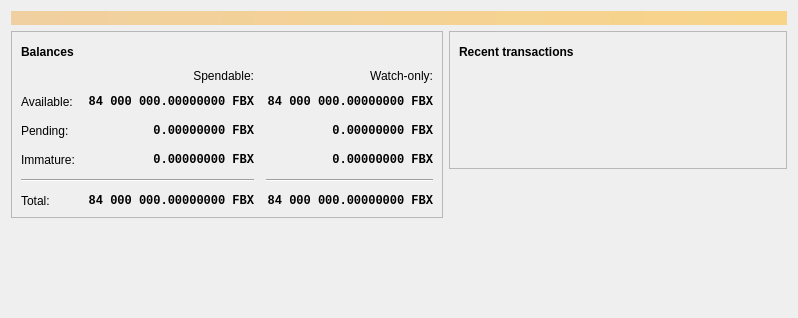
<?xml version="1.0" encoding="UTF-8"?>
<ui version="4.0">
 <class>OverviewPage</class>
 <widget class="QWidget" name="OverviewPage">
  <property name="geometry">
   <rect>
    <x>0</x>
    <y>0</y>
    <width>798</width>
    <height>318</height>
   </rect>
  </property>
  <property name="windowTitle">
   <string>Form</string>
  </property>
  <layout class="QVBoxLayout" name="topLayout">
   <item>
    <widget class="QLabel" name="labelAlerts">
     <property name="visible">
      <bool>false</bool>
     </property>
     <property name="styleSheet">
      <string notr="true">QLabel { background-color: qlineargradient(x1: 0, y1: 0, x2: 1, y2: 0, stop:0 #F0D0A0, stop:1 #F8D488); color:#000000; }</string>
     </property>
     <property name="wordWrap">
      <bool>true</bool>
     </property>
     <property name="margin">
      <number>3</number>
     </property>
     <property name="textInteractionFlags">
      <set>Qt::TextSelectableByMouse</set>
     </property>
    </widget>
   </item>
   <item>
    <layout class="QHBoxLayout" name="horizontalLayout" stretch="1,1">
     <item>
      <layout class="QVBoxLayout" name="verticalLayout_2">
       <item>
        <widget class="QFrame" name="frame">
         <property name="frameShape">
          <enum>QFrame::StyledPanel</enum>
         </property>
         <property name="frameShadow">
          <enum>QFrame::Raised</enum>
         </property>
         <layout class="QVBoxLayout" name="verticalLayout_4">
          <item>
           <layout class="QHBoxLayout" name="horizontalLayout_4">
            <item>
             <widget class="QLabel" name="label_5">
              <property name="font">
               <font>
                <weight>75</weight>
                <bold>true</bold>
               </font>
              </property>
              <property name="text">
               <string>Balances</string>
              </property>
             </widget>
            </item>
            <item>
             <widget class="QPushButton" name="labelWalletStatus">
              <property name="enabled">
               <bool>true</bool>
              </property>
              <property name="maximumSize">
               <size>
                <width>30</width>
                <height>16777215</height>
               </size>
              </property>
              <property name="toolTip">
               <string>The displayed information may be out of date. Your wallet automatically synchronizes with the Fairbrix network after a connection is established, but this process has not completed yet.</string>
              </property>
              <property name="text">
               <string/>
              </property>
              <property name="icon">
               <iconset resource="../bitcoin.qrc">
                <normaloff>:/icons/warning</normaloff>
                <disabledoff>:/icons/warning</disabledoff>:/icons/warning</iconset>
              </property>
              <property name="iconSize">
               <size>
                <width>24</width>
                <height>24</height>
               </size>
              </property>
              <property name="flat">
               <bool>true</bool>
              </property>
             </widget>
            </item>
            <item>
             <spacer name="horizontalSpacer_3">
              <property name="orientation">
               <enum>Qt::Horizontal</enum>
              </property>
              <property name="sizeHint" stdset="0">
               <size>
                <width>40</width>
                <height>20</height>
               </size>
              </property>
             </spacer>
            </item>
           </layout>
          </item>
          <item>
           <layout class="QGridLayout" name="gridLayout">
            <property name="spacing">
             <number>12</number>
            </property>
            <item row="2" column="2">
             <widget class="QLabel" name="labelWatchPending">
              <property name="font">
               <font>
                <family>Monospace</family>
                <weight>75</weight>
                <bold>true</bold>
               </font>
              </property>
              <property name="cursor">
               <cursorShape>IBeamCursor</cursorShape>
              </property>
              <property name="toolTip">
               <string>Unconfirmed transactions to watch-only addresses</string>
              </property>
              <property name="text">
               <string notr="true">0.00000000 FBX</string>
              </property>
              <property name="alignment">
               <set>Qt::AlignRight|Qt::AlignTrailing|Qt::AlignVCenter</set>
              </property>
              <property name="textInteractionFlags">
               <set>Qt::LinksAccessibleByMouse|Qt::TextSelectableByKeyboard|Qt::TextSelectableByMouse</set>
              </property>
             </widget>
            </item>
            <item row="2" column="1">
             <widget class="QLabel" name="labelUnconfirmed">
              <property name="font">
               <font>
                <family>Monospace</family>
                <weight>75</weight>
                <bold>true</bold>
               </font>
              </property>
              <property name="cursor">
               <cursorShape>IBeamCursor</cursorShape>
              </property>
              <property name="toolTip">
               <string>Total of transactions that have yet to be confirmed, and do not yet count toward the spendable balance</string>
              </property>
              <property name="text">
               <string notr="true">0.00000000 FBX</string>
              </property>
              <property name="alignment">
               <set>Qt::AlignRight|Qt::AlignTrailing|Qt::AlignVCenter</set>
              </property>
              <property name="textInteractionFlags">
               <set>Qt::LinksAccessibleByMouse|Qt::TextSelectableByKeyboard|Qt::TextSelectableByMouse</set>
              </property>
             </widget>
            </item>
            <item row="3" column="2">
             <widget class="QLabel" name="labelWatchImmature">
              <property name="font">
               <font>
                <family>Monospace</family>
                <weight>75</weight>
                <bold>true</bold>
               </font>
              </property>
              <property name="cursor">
               <cursorShape>IBeamCursor</cursorShape>
              </property>
              <property name="toolTip">
               <string>Mined balance in watch-only addresses that has not yet matured</string>
              </property>
              <property name="text">
               <string notr="true">0.00000000 FBX</string>
              </property>
              <property name="alignment">
               <set>Qt::AlignRight|Qt::AlignTrailing|Qt::AlignVCenter</set>
              </property>
              <property name="textInteractionFlags">
               <set>Qt::LinksAccessibleByMouse|Qt::TextSelectableByKeyboard|Qt::TextSelectableByMouse</set>
              </property>
             </widget>
            </item>
            <item row="4" column="0" colspan="2">
             <widget class="Line" name="line">
              <property name="orientation">
               <enum>Qt::Horizontal</enum>
              </property>
             </widget>
            </item>
            <item row="4" column="2">
             <widget class="Line" name="lineWatchBalance">
              <property name="sizePolicy">
               <sizepolicy hsizetype="Preferred" vsizetype="Fixed">
                <horstretch>0</horstretch>
                <verstretch>0</verstretch>
               </sizepolicy>
              </property>
              <property name="minimumSize">
               <size>
                <width>140</width>
                <height>0</height>
               </size>
              </property>
              <property name="orientation">
               <enum>Qt::Horizontal</enum>
              </property>
             </widget>
            </item>
            <item row="5" column="0">
             <widget class="QLabel" name="labelTotalText">
              <property name="text">
               <string>Total:</string>
              </property>
             </widget>
            </item>
            <item row="3" column="1">
             <widget class="QLabel" name="labelImmature">
              <property name="font">
               <font>
                <family>Monospace</family>
                <weight>75</weight>
                <bold>true</bold>
               </font>
              </property>
              <property name="cursor">
               <cursorShape>IBeamCursor</cursorShape>
              </property>
              <property name="toolTip">
               <string>Mined balance that has not yet matured</string>
              </property>
              <property name="text">
               <string notr="true">0.00000000 FBX</string>
              </property>
              <property name="alignment">
               <set>Qt::AlignRight|Qt::AlignTrailing|Qt::AlignVCenter</set>
              </property>
              <property name="textInteractionFlags">
               <set>Qt::LinksAccessibleByMouse|Qt::TextSelectableByKeyboard|Qt::TextSelectableByMouse</set>
              </property>
             </widget>
            </item>
            <item row="2" column="3">
             <spacer name="horizontalSpacer_2">
              <property name="orientation">
               <enum>Qt::Horizontal</enum>
              </property>
              <property name="sizeHint" stdset="0">
               <size>
                <width>40</width>
                <height>20</height>
               </size>
              </property>
             </spacer>
            </item>
            <item row="3" column="0">
             <widget class="QLabel" name="labelImmatureText">
              <property name="text">
               <string>Immature:</string>
              </property>
             </widget>
            </item>
            <item row="5" column="1">
             <widget class="QLabel" name="labelTotal">
              <property name="font">
               <font>
                <family>Monospace</family>
                <weight>75</weight>
                <bold>true</bold>
               </font>
              </property>
              <property name="cursor">
               <cursorShape>IBeamCursor</cursorShape>
              </property>
              <property name="toolTip">
               <string>Your current total balance</string>
              </property>
              <property name="text">
               <string notr="true">84 000 000.00000000 FBX</string>
              </property>
              <property name="alignment">
               <set>Qt::AlignRight|Qt::AlignTrailing|Qt::AlignVCenter</set>
              </property>
              <property name="textInteractionFlags">
               <set>Qt::LinksAccessibleByMouse|Qt::TextSelectableByKeyboard|Qt::TextSelectableByMouse</set>
              </property>
             </widget>
            </item>
            <item row="5" column="2">
             <widget class="QLabel" name="labelWatchTotal">
              <property name="font">
               <font>
                <family>Monospace</family>
                <weight>75</weight>
                <bold>true</bold>
               </font>
              </property>
              <property name="cursor">
               <cursorShape>IBeamCursor</cursorShape>
              </property>
              <property name="toolTip">
               <string>Current total balance in watch-only addresses</string>
              </property>
              <property name="text">
               <string notr="true">84 000 000.00000000 FBX</string>
              </property>
              <property name="alignment">
               <set>Qt::AlignRight|Qt::AlignTrailing|Qt::AlignVCenter</set>
              </property>
              <property name="textInteractionFlags">
               <set>Qt::LinksAccessibleByMouse|Qt::TextSelectableByKeyboard|Qt::TextSelectableByMouse</set>
              </property>
             </widget>
            </item>
            <item row="0" column="2">
             <widget class="QLabel" name="labelWatchonly">
              <property name="text">
               <string>Watch-only:</string>
              </property>
              <property name="alignment">
               <set>Qt::AlignRight|Qt::AlignTrailing|Qt::AlignVCenter</set>
              </property>
             </widget>
            </item>
            <item row="1" column="0">
             <widget class="QLabel" name="labelBalanceText">
              <property name="text">
               <string>Available:</string>
              </property>
             </widget>
            </item>
            <item row="1" column="1">
             <widget class="QLabel" name="labelBalance">
              <property name="font">
               <font>
                <family>Monospace</family>
                <weight>75</weight>
                <bold>true</bold>
               </font>
              </property>
              <property name="cursor">
               <cursorShape>IBeamCursor</cursorShape>
              </property>
              <property name="toolTip">
               <string>Your current spendable balance</string>
              </property>
              <property name="text">
               <string notr="true">84 000 000.00000000 FBX</string>
              </property>
              <property name="alignment">
               <set>Qt::AlignRight|Qt::AlignTrailing|Qt::AlignVCenter</set>
              </property>
              <property name="textInteractionFlags">
               <set>Qt::LinksAccessibleByMouse|Qt::TextSelectableByKeyboard|Qt::TextSelectableByMouse</set>
              </property>
             </widget>
            </item>
            <item row="1" column="2">
             <widget class="QLabel" name="labelWatchAvailable">
              <property name="font">
               <font>
                <family>Monospace</family>
                <weight>75</weight>
                <bold>true</bold>
               </font>
              </property>
              <property name="cursor">
               <cursorShape>IBeamCursor</cursorShape>
              </property>
              <property name="toolTip">
               <string>Your current balance in watch-only addresses</string>
              </property>
              <property name="text">
               <string notr="true">84 000 000.00000000 FBX</string>
              </property>
              <property name="alignment">
               <set>Qt::AlignRight|Qt::AlignTrailing|Qt::AlignVCenter</set>
              </property>
              <property name="textInteractionFlags">
               <set>Qt::LinksAccessibleByMouse|Qt::TextSelectableByKeyboard|Qt::TextSelectableByMouse</set>
              </property>
             </widget>
            </item>
            <item row="2" column="0">
             <widget class="QLabel" name="labelPendingText">
              <property name="text">
               <string>Pending:</string>
              </property>
             </widget>
            </item>
            <item row="0" column="1">
             <widget class="QLabel" name="labelSpendable">
              <property name="text">
               <string>Spendable:</string>
              </property>
              <property name="alignment">
               <set>Qt::AlignRight|Qt::AlignTrailing|Qt::AlignVCenter</set>
              </property>
             </widget>
            </item>
           </layout>
          </item>
         </layout>
        </widget>
       </item>
       <item>
        <spacer name="verticalSpacer">
         <property name="orientation">
          <enum>Qt::Vertical</enum>
         </property>
         <property name="sizeHint" stdset="0">
          <size>
           <width>20</width>
           <height>40</height>
          </size>
         </property>
        </spacer>
       </item>
      </layout>
     </item>
     <item>
      <layout class="QVBoxLayout" name="verticalLayout_3">
       <item>
        <widget class="QFrame" name="frame_2">
         <property name="frameShape">
          <enum>QFrame::StyledPanel</enum>
         </property>
         <property name="frameShadow">
          <enum>QFrame::Raised</enum>
         </property>
         <layout class="QVBoxLayout" name="verticalLayout">
          <item>
           <layout class="QHBoxLayout" name="horizontalLayout_2">
            <item>
             <widget class="QLabel" name="label_4">
              <property name="font">
               <font>
                <weight>75</weight>
                <bold>true</bold>
               </font>
              </property>
              <property name="text">
               <string>Recent transactions</string>
              </property>
             </widget>
            </item>
            <item>
             <widget class="QPushButton" name="labelTransactionsStatus">
              <property name="enabled">
               <bool>true</bool>
              </property>
              <property name="maximumSize">
               <size>
                <width>30</width>
                <height>16777215</height>
               </size>
              </property>
              <property name="toolTip">
               <string>The displayed information may be out of date. Your wallet automatically synchronizes with the Fairbrix network after a connection is established, but this process has not completed yet.</string>
              </property>
              <property name="text">
               <string/>
              </property>
              <property name="icon">
               <iconset resource="../bitcoin.qrc">
                <normaloff>:/icons/warning</normaloff>
                <disabledoff>:/icons/warning</disabledoff>:/icons/warning</iconset>
              </property>
              <property name="iconSize">
               <size>
                <width>24</width>
                <height>24</height>
               </size>
              </property>
              <property name="flat">
               <bool>true</bool>
              </property>
             </widget>
            </item>
            <item>
             <spacer name="horizontalSpacer">
              <property name="orientation">
               <enum>Qt::Horizontal</enum>
              </property>
              <property name="sizeHint" stdset="0">
               <size>
                <width>40</width>
                <height>20</height>
               </size>
              </property>
             </spacer>
            </item>
           </layout>
          </item>
          <item>
           <widget class="TransactionOverviewWidget" name="listTransactions">
            <property name="styleSheet">
             <string notr="true">QListView { background: transparent; }</string>
            </property>
            <property name="frameShape">
             <enum>QFrame::NoFrame</enum>
            </property>
            <property name="verticalScrollBarPolicy">
             <enum>Qt::ScrollBarAlwaysOff</enum>
            </property>
            <property name="horizontalScrollBarPolicy">
             <enum>Qt::ScrollBarAlwaysOff</enum>
            </property>
            <property name="sizeAdjustPolicy">
             <enum>QAbstractScrollArea::AdjustToContents</enum>
            </property>
            <property name="selectionMode">
             <enum>QAbstractItemView::NoSelection</enum>
            </property>
            <property name="uniformItemSizes">
             <bool>true</bool>
            </property>
           </widget>
          </item>
         </layout>
        </widget>
       </item>
       <item>
        <spacer name="verticalSpacer_2">
         <property name="orientation">
          <enum>Qt::Vertical</enum>
         </property>
         <property name="sizeHint" stdset="0">
          <size>
           <width>20</width>
           <height>40</height>
          </size>
         </property>
        </spacer>
       </item>
      </layout>
     </item>
    </layout>
   </item>
  </layout>
 </widget>
 <customwidgets>
  <customwidget>
   <class>TransactionOverviewWidget</class>
   <extends>QListView</extends>
   <header>qt/transactionoverviewwidget.h</header>
  </customwidget>
 </customwidgets>
 <resources/>
 <connections/>
</ui>
